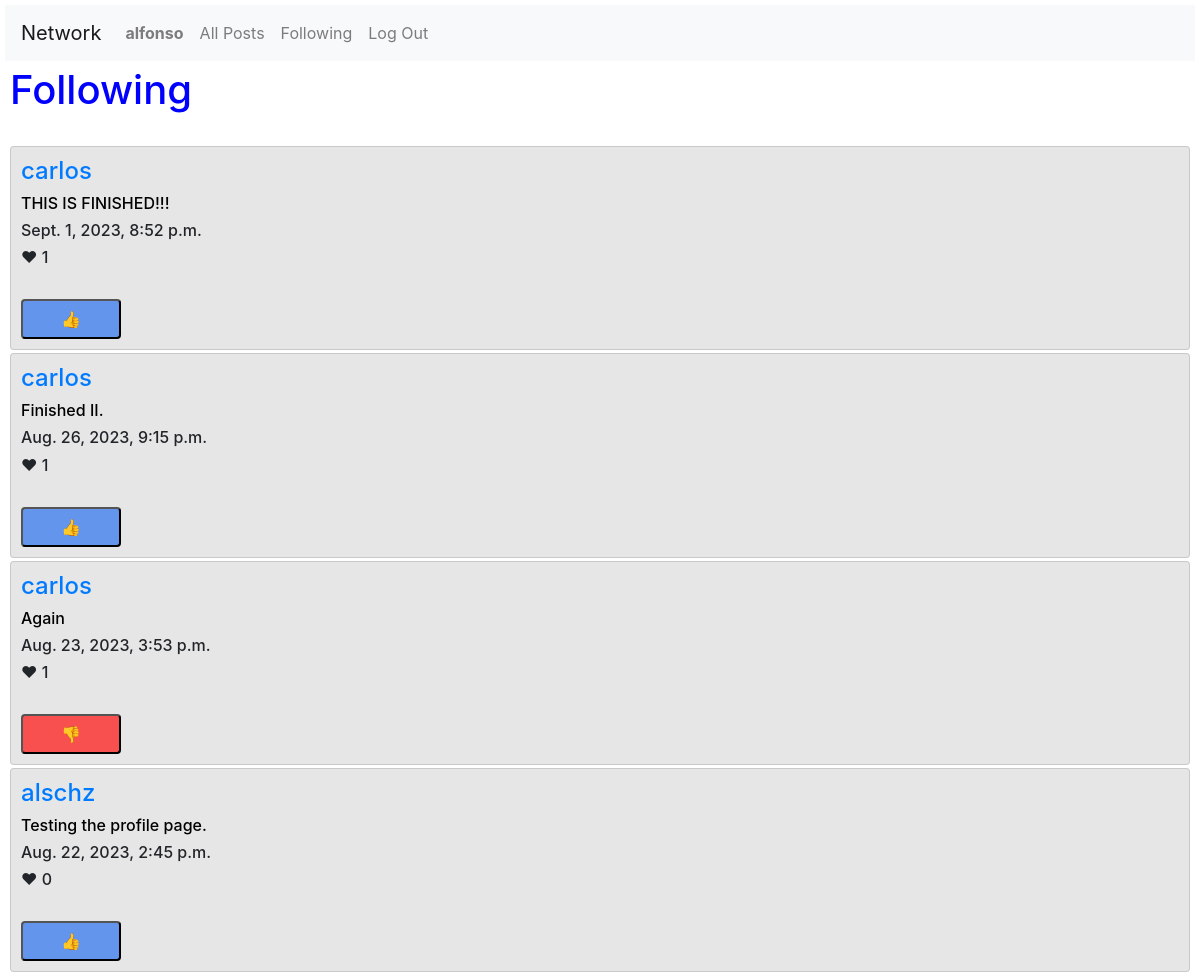
Before: /following (signed in, upper part) with the older database file.
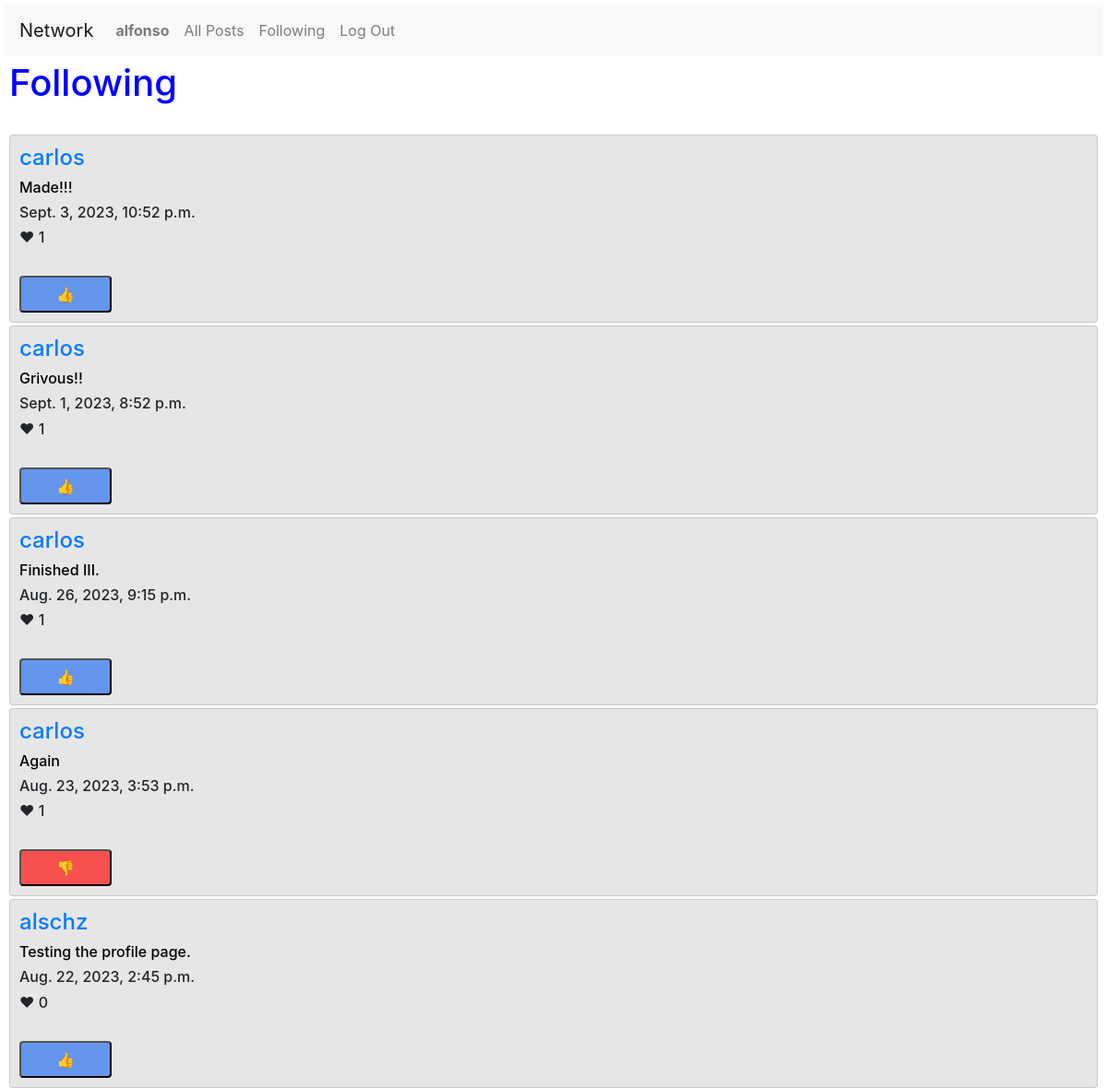
After: the same page with the newer database file.
### network/models.py (models this page shows, shortened)
class Post(models.Model):
    user = models.ForeignKey(User, on_delete=models.CASCADE, related_name="poster")
    content = models.TextField(max_length=180, null=False)
    timestamp = models.DateTimeField(auto_now_add=True)
    like = models.IntegerField(default=0)

class User(AbstractUser):
    pass

### network/views.py (the view)
# urls.py: path("following", views.following, name="following"),
def following(request):
    following_ = UserFollowing.objects.filter(user_id=User.objects.get(id=request.user.id))
    iFollow = []    #[<User: alschz>, <User: alfonso>]
    for i in range(0, len(following_)):
        iFollow.append(following_[i].following_user_id)
    posts = []  # Two QuerySets
    for i in range(0, len(iFollow)):
        posts.append(Post.objects.filter(user=iFollow[i]))
    posts_query = []
    for i in range(0, len(posts)):  #for every queryset
        for k in range(0, len(posts[i])):   #for every post inside a queryset
            posts_query.append(posts[i][k])
    posts_query.sort(key=lambda post: post.id, reverse=True)
    paginator = Paginator(posts_query, 10)
    page_number = request.GET.get("page")
    page_obj = paginator.get_page(page_number)
    likes = UserLike.objects.filter(user_id=request.user.id)
    liked_posts = []
    for i in range(0, len(likes)):
        for j in range(0, len(posts_query)):
            if likes[i].post_like == posts_query[j]:
                liked_posts.append(posts_query[j])
    return render(request, "network/following.html",
                  {
                   "posts":page_obj,
                   "likes":liked_posts,
                   })

### network/templates/network/following.html (shortened to what this page needs)
{% extends "network/layout.html" %}
{% block body %}
    <h1>Following</h1>
    <br>
    {% for post in posts %}
      {% if post in likes %}
        <div class="card">
          <h4><a href="{% url 'profile' post.user %}">{{post.user}}</a></h4>
          <div id="post_{{post.id}}">
              <h6><a class="anchor_content" href="{% url 'post_page' post.id %}">{{post.content}}</a></h6>
              <h6> {{post.timestamp}} </h6>
              <h6 id="like_{{post.id}}" >&#10084; {{post.like}}</h6>
              <br>
              {% if user.is_authenticated %}
              <div>
                  <button style="background-color:  rgb(248, 79, 79); border-radius: 4px;" name="dislike" value="{{post.id}}">&#128078;</button>
              </div>
              {% endif %}
          </div>
        </div>
      {% else %}
        <div class="card">
          <h4><a href="{% url 'profile' post.user %}">{{post.user}}</a></h4>
          <div id="post_{{post.id}}">
              <h6><a class="anchor_content" href="{% url 'post_page' post.id %}">{{post.content}}</a></h6>
              <h6> {{post.timestamp}} </h6>
              <h6 id="like_{{post.id}}">&#10084; {{post.like}}</h6>
              <br>
              {% if user.is_authenticated %}
              <div>
                  <button style="background-color: cornflowerblue; border-radius: 4px;" name="like" value="{{post.id}}">&#128077;</button>
              </div>
              {% endif %}
          </div>
        </div>
      {% endif %}
    {% endfor %}
{% endblock %}

Changed rows visible on the page:
added Post: user "carlos", content "Made!!!", timestamp "Sept. 3, 2023, 10:52 p.m.", like "1", {{ post.id }} 34 (drawn)
changed Post: content "THIS IS FINISHED!!!" → "Grivous!!"
changed Post: content "Finished II." → "Finished III."
